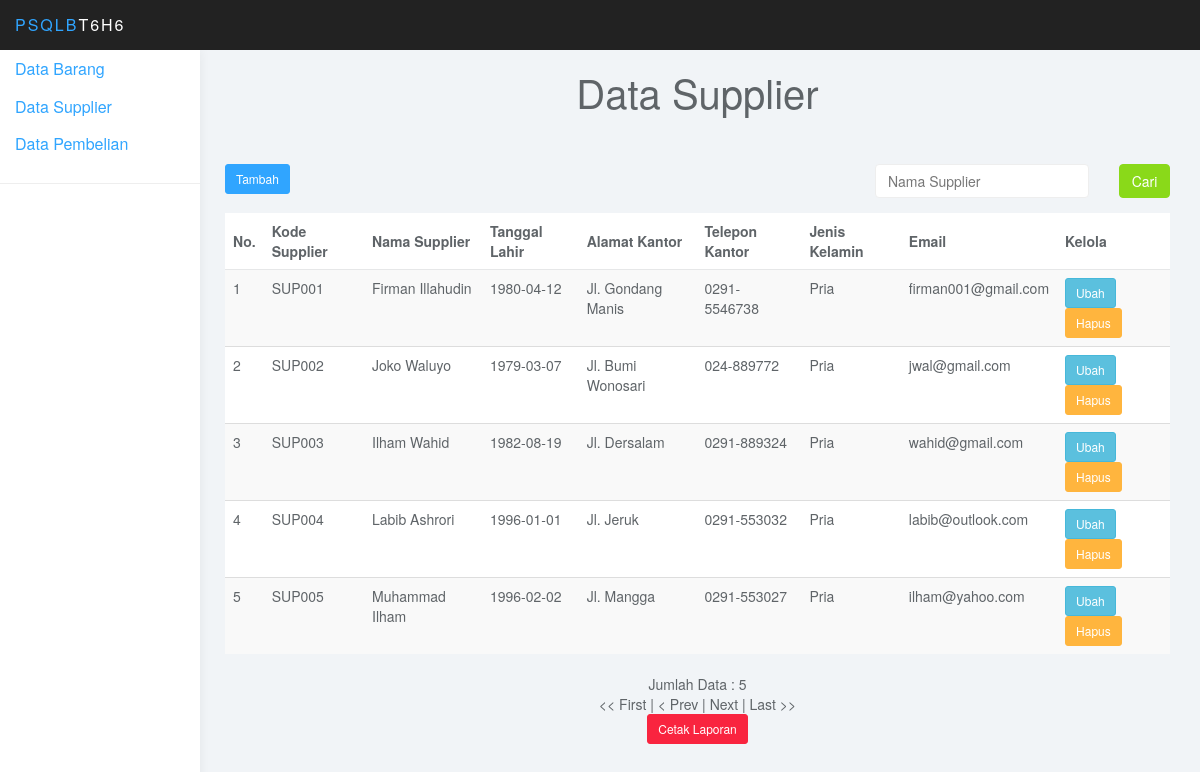
/?page=supplier, run on the app's committed database.
### tables this page shows
CREATE TABLE IF NOT EXISTS `supplier` (
  `KodeSupplier` varchar(10) NOT NULL DEFAULT '',
  `NamaSupplier` varchar(50) DEFAULT NULL,
  `TanggalLahir` date DEFAULT NULL,
  `AlamatKantor` varchar(50) DEFAULT NULL,
  `TeleponKantor` varchar(15) DEFAULT NULL,
  `JenisKelamin` varchar(10) DEFAULT NULL,
  `Email` varchar(20) DEFAULT NULL
);

### supplier.php (the view, shortened to what this page needs)
<!doctype html>
<html>
<head>
</head>
<body>
<div class="col-sm-9 col-sm-offset-3 col-lg-10 col-lg-offset-2 main">
<div class="col-sm-20">
    	<h1 style="text-align: center;">Data Supplier</h1>
        <br>
        <br>
        <form class="form-horizontal" name="frmCari" method="post">
        <div class="form-group">
        	<div class="col-sm-4">
        	<a href="?page=tambah_supplier" class="btn btn-primary btn-sm">Tambah</a>
         </div>
         <div class="col-sm-4">
         </div>
         <div class="col-sm-3">
         	<input type="text" class="form-control" name="txtCari" placeholder="Nama Supplier"/>
            </div>
            <div class="col-sm-1">
            <button type="submit" class="btn btn-success" name="btnCari">Cari</button>
            </div>
           </div>
          </form>
         <div class="table-responsive">
         	<table class="table table-striped" >
            	<thead>
                	<tr>
                    	<th>No.</th>
                        <th>Kode Supplier</th>
                        <th>Nama Supplier</th>
                        <th>Tanggal Lahir</th>
                        <th>Alamat Kantor</th>
                        <th>Telepon Kantor</th>
                        <th>Jenis Kelamin</th>
                        <th>Email</th>
                        <th>Kelola</th>
                    </tr>
                 </thead>
                 <tbody>
                 		<?php
							$batas = 10;
			if (isset($_GET['hal'])) {
				$hal = ($_GET['hal']);
				$posisi = ($hal-1) *$batas;
			} else{
				$posisi = 0;
				$hal =  1;
			}
   		if (isset($_POST['btnCari'])) {
			$sql = mysql_query("SELECT * FROM Supplier WHERE NamaSupplier LIKE '%".$_POST['txtCari']."%'
			ORDER BY KodeSupplier LIMIT $posisi, $batas") or die (mysql_error());
		}
		else{
			$sql = mysql_query("SELECT * FROM Supplier ORDER BY KodeSupplier LIMIT $posisi, $batas")
			or die (mysql_error());
		}
							$no=1;
							while ($data = mysql_fetch_array($sql)) {
						?>
                        <tr>
                        	<td><?php echo $no; ?></td>
                            <td><?php echo $data['KodeSupplier']; ?></td>
                            <td><?php echo $data['NamaSupplier']; ?></td>
                            <td><?php echo $data['TanggalLahir']; ?></td>
                            <td><?php echo $data['AlamatKantor']; ?></td>
                            <td><?php echo $data['TeleponKantor']; ?></td>
                           	<td><?php echo $data['JenisKelamin']; ?></td>
                            <td><?php echo $data['Email']; ?></td>
    					    <td>
                            <a href="?page=ubah_supplier&id=<?php echo $data['KodeSupplier']; ?>" class="btn btn-info btn-sm">Ubah</a>
                            <a href="?page=hapus_supplier&id=<?php echo $data['KodeSupplier']; ?>" onClick="return confirm('Yakin menghapus data ini ?');" class="btn btn-warning btn-sm">Hapus</a>
                            </td>
                          </tr>
                          	<?php
								$no++;
								$sql2 = mysql_query("SELECT * FROM Supplier") or die (mysql_error());
				$jumlahdata = mysql_num_rows($sql2);
							}
							?>
                          </tbody>
                         </table>
                          <center> Jumlah Data : <?php echo $jumlahdata ?></center>
        <?php
			$jmlhal = ceil($jumlahdata/$batas);
			$url = "?page=form";
			echo "<center>";
			if ($hal>1) {
				$previous=$hal-1;
				echo " << <a href=$url&hal=1>First</a> | <a href=$url&hal=$previous>Prev</a> | ";
			}
			else {
				echo "<< First | < Prev |";
			}
			if ($hal < $jmlhal) {
				$next = $hal+1;
				echo "| <a href=$url&hal=$next> Next</a> | <a href=$url&jmlhal=$jmlhal>Last</a> >> ";
			}
			else {
				echo " Next | Last >>";
			}
			echo "</center>";
		?>
                         <center><a href="laporan_supplier.php" class="btn btn-danger btn-sm"
                         target="_blank">Cetak Laporan</a></center>
                       </div>
                     </div>
</body>
</html>

### css/styles.css (style rules this page uses)
body { background: #f1f4f7; padding-top: 50px; color: #5f6468; }
a, a:hover, a:focus { color: #30a5ff; }
h1, h2, h3, h4, h5, h6 { color: #5f6468; }
h1 { font-weight: 300; font-size: 40px; }
.form-control { border: 1px solid #eee; box-shadow: none; }
.btn-primary, .btn-primary:hover, .btn-primary:focus, .btn-primary:active, .btn-primary.active, .open > .dropdown-toggle.btn-primary, .btn-primary.disabled, .btn-primary[disabled], fieldset[disabled] .btn-primary, .btn-primary.disabled:hover, .btn-primary[disabled]:hover, fieldset[disabled] .btn-primary:hover, .btn-primary.disabled:focus, .btn-primary[disabled]:focus, fieldset[disabled] .btn-primary:focus, .btn-primary.disabled:active, .btn-primary[disabled]:active, fieldset[disabled] .btn-primary:active, .btn-primary.disabled.active, .btn-primary[disabled].active, fieldset[disabled] .btn-primary.active { background-color: #30a5ff; border-color: #30a5ff; }
.btn-success, .btn-success:hover, .btn-success:focus, .btn-success:active, .btn-success.active, .open > .dropdown-toggle.btn-success, .btn-success.disabled, .btn-success[disabled], fieldset[disabled] .btn-success, .btn-success.disabled:hover, .btn-success[disabled]:hover, fieldset[disabled] .btn-success:hover, .btn-success.disabled:focus, .btn-success[disabled]:focus, fieldset[disabled] .btn-success:focus, .btn-success.disabled:active, .btn-success[disabled]:active, fieldset[disabled] .btn-success:active, .btn-success.disabled.active, .btn-success[disabled].active, fieldset[disabled] .btn-success.active { background-color: #8ad919; border-color: #8ad919; }
.btn-warning, .btn-warning:hover, .btn-warning:focus, .btn-warning:active, .btn-warning.active, .open > .dropdown-toggle.btn-warning, .btn-warning.disabled, .btn-warning[disabled], fieldset[disabled] .btn-warning, .btn-warning.disabled:hover, .btn-warning[disabled]:hover, fieldset[disabled] .btn-warning:hover, .btn-warning.disabled:focus, .btn-warning[disabled]:focus, fieldset[disabled] .btn-warning:focus, .btn-warning.disabled:active, .btn-warning[disabled]:active, fieldset[disabled] .btn-warning:active, .btn-warning.disabled.active, .btn-warning[disabled].active, fieldset[disabled] .btn-warning.active { background-color: #ffb53e; border-color: #ffb53e; }
.btn-danger, .btn-danger:hover, .btn-danger:focus, .btn-danger:active, .btn-danger.active, .open > .dropdown-toggle.btn-danger, .btn-danger.disabled, .btn-danger[disabled], fieldset[disabled] .btn-danger, .btn-danger.disabled:hover, .btn-danger[disabled]:hover, fieldset[disabled] .btn-danger:hover, .btn-danger.disabled:focus, .btn-danger[disabled]:focus, fieldset[disabled] .btn-danger:focus, .btn-danger.disabled:active, .btn-danger[disabled]:active, fieldset[disabled] .btn-danger:active, .btn-danger.disabled.active, .btn-danger[disabled].active, fieldset[disabled] .btn-danger.active { background-color: #f9243f; border-color: #f9243f; }
.table { background: #fff; }
.table>thead>tr>th { border-bottom: 1px solid #e6e7e8; vertical-align: middle; height: 50px; }

### data on the page
supplier: KodeSupplier "SUP001", NamaSupplier "Firman Illahudin", TanggalLahir "1980-04-12", AlamatKantor "Jl. Gondang Manis", TeleponKantor "0291-5546738", JenisKelamin "Pria", Email "firman001@gmail.com"
supplier: KodeSupplier "SUP002", NamaSupplier "Joko Waluyo", TanggalLahir "1979-03-07", AlamatKantor "Jl. Bumi Wonosari", TeleponKantor "024-889772", JenisKelamin "Pria", Email "jwal@gmail.com"
supplier: KodeSupplier "SUP003", NamaSupplier "Ilham Wahid", TanggalLahir "1982-08-19", AlamatKantor "Jl. Dersalam", TeleponKantor "0291-889324", JenisKelamin "Pria", Email "wahid@gmail.com"
supplier: KodeSupplier "SUP004", NamaSupplier "Labib Ashrori", TanggalLahir "1996-01-01", AlamatKantor "Jl. Jeruk", TeleponKantor "0291-553032", JenisKelamin "Pria", Email "labib@outlook.com"
supplier: KodeSupplier "SUP005", NamaSupplier "Muhammad Ilham", TanggalLahir "1996-02-02", AlamatKantor "Jl. Mangga", TeleponKantor "0291-553027", JenisKelamin "Pria", Email "ilham@yahoo.com"

### other printed values
$jumlahdata "5"
